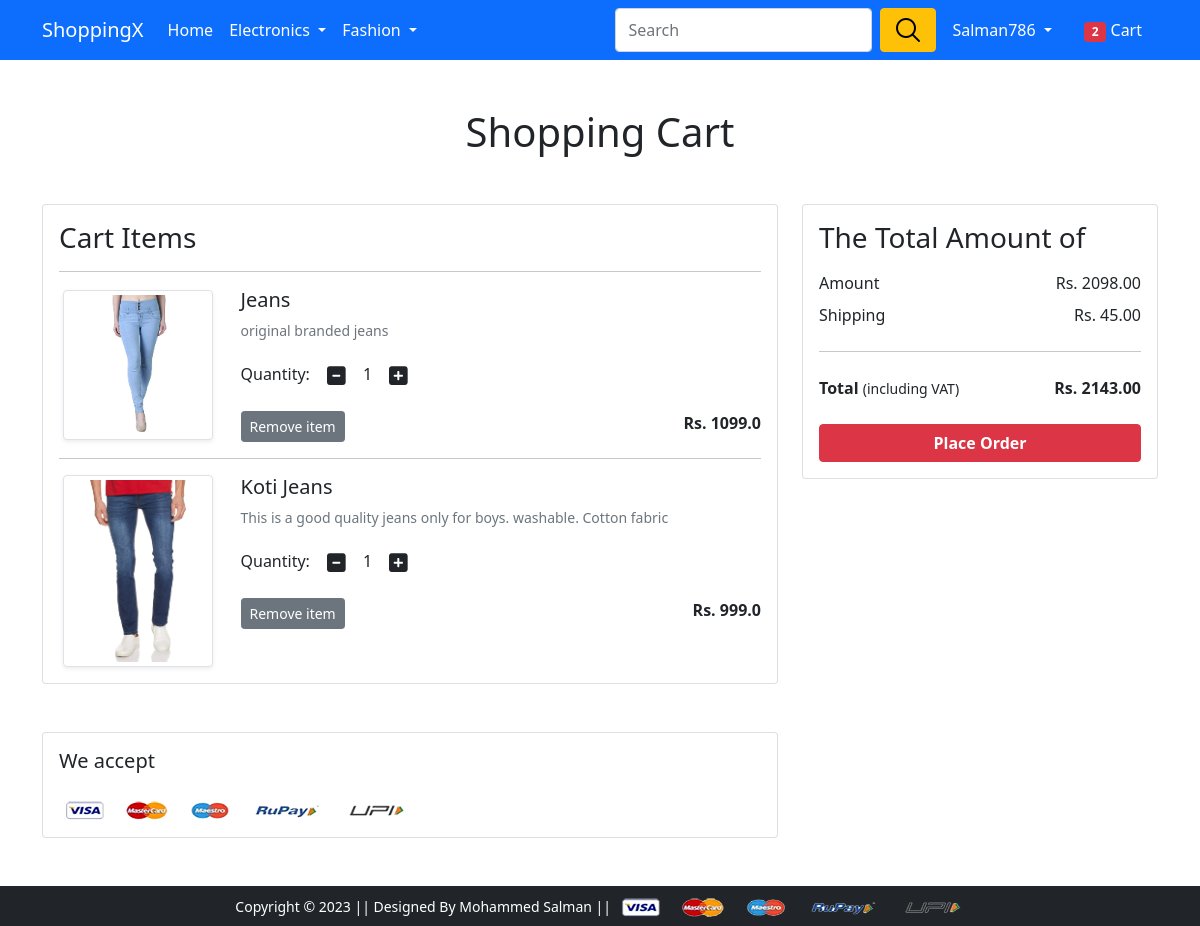
The page /cart/ (signed in) on the database its author committed.
### app/models.py (models this page shows, shortened)
class Cart(models.Model):
 user = models.ForeignKey(User, on_delete=models.CASCADE)
 product = models.ForeignKey(Product, on_delete=models.CASCADE)
 quantity = models.PositiveIntegerField(default=1)
 def __str__(self):
  return str(self.id)

class Product(models.Model):
 title = models.CharField(max_length=100)
 selling_price = models.FloatField()
 discounted_price = models.FloatField()
 description = models.TextField()
 brand = models.CharField(max_length=100)
 category = models.CharField( choices=CATEGORY_CHOICES, max_length=2)
 product_image = models.ImageField(upload_to='productimg')

### app/views.py (the view)
# urls.py: path('cart/', views.show_cart, name='showcart'),
@login_required
def show_cart(request):
	totalitem = 0
	if request.user.is_authenticated:
		totalitem = len(Cart.objects.filter(user=request.user))
		user = request.user
		cart = Cart.objects.filter(user=user)
		amount = 0.0
		shipping_amount = 45.0
		totalamount=0.0
		cart_product = [p for p in Cart.objects.all() if p.user == request.user]
		print(cart_product)
		if cart_product:
			for p in cart_product:
				tempamount = (p.quantity * p.product.discounted_price)
				amount += tempamount
			totalamount = amount+shipping_amount
			return render(request, 'app/addtocart.html', {'carts':cart, 'amount':amount, 'totalamount':totalamount, 'totalitem':totalitem})
		else:
			return render(request, 'app/emptycart.html', {'totalitem':totalitem})
	else:
		return render(request, 'app/emptycart.html', {'totalitem':totalitem})

### app/templates/app/addtocart.html (shortened to what this page needs)
{% extends 'app/base.html' %}
{% load static %}
{% block main-content %}
<div class="container my-5">
 <div class="row">
  <h1 class="text-center mb-5">Shopping Cart</h1>
  <div class="col-sm-8">
  <div class="card">
   <div class="card-body">
    <h3>Cart Items</h3>
    {% for cart in carts %}
    <hr>
    <div class="row">
     <div class="col-sm-3 text-center align-self-center"><img src="{{cart.product.product_image.url}}" alt="" srcset="" class="img-fluid img-thumbnail shadow-sm" height="150" width="150"> </div>
     <div class="col-sm-9">
      <div>
       <h5>{{cart.product.title}}</h5>
       <p class="mb-2 text-muted small">{{cart.product.description}}</p>
       <div class="my-3">
        <label for="quantity">Quantity:</label>
        <a class="minus-cart btn" pid="{{cart.product.id}}"><i class="fas fa-minus-square fa-lg"></i></a>
          <span id="quantity">{{cart.quantity}}</span>
        <a class="plus-cart btn" pid="{{cart.product.id}}"><i class="fas fa-plus-square fa-lg"></i></a>
       </div>
       <div class="d-flex justify-content-between">
        <a class="btn btn-sm btn-secondary mr-3 remove-cart" pid={{cart.product.id}}>Remove item </a>
        <p class="mb-0"><span><strong>Rs. {{cart.product.discounted_price}}</strong></span></p>
       </div>
      </div>
     </div>
    </div>
    {% endfor %}
   </div>
   </div>
  </div>
  <div class="col-sm-4">
   <div class="card">
    <div class="card-body">
      <h3>The Total Amount of</h3>
      <ul class="list-group">
       <li class="list-group-item d-flex justify-content-between align-items-center border-0 px-0 pb-0">Amount<span>Rs. <span id="amount">{{amount|floatformat:2}}</span> </span></li>
       <li class="list-group-item d-flex justify-content-between align-items-center border-0 px-0">Shipping<span>Rs. 45.00</span></li>
       <hr>
       <li class="list-group-item d-flex justify-content-between align-items-center border-0 px-0 mb-3">
        <div>
           <strong>Total</strong> <small>(including VAT)</small>
         </div>
         <span><strong>Rs. </strong><strong id="totalamount"> {{totalamount|floatformat:2}}</strong></span>
       </li>
      </ul>
      <div class="d-grid"><a href="{% url 'checkout' %}" class="btn btn-danger fw-bold">Place Order</a></div>
    </div>
   </div>
  </div>
 </div>
</div>
<div class="container">
 <div class="row">
  <div class="col-sm-8">
   <div class="card">
    <div class="card-body">
      <h5 class="mb-4">We accept</h5>
      <img src="{% static 'app/images/payment.png' %}" alt="" class="img-fluid">
    </div>
  </div>
  </div>
 </div>
</div>
{% endblock main-content %}

### app/templates/app/base.html (shortened to what this page needs)
<!doctype html>
{% load static %}
<html lang="en">
  <head>
    <link href="https://cdn.jsdelivr.net/npm/bootstrap@5.0.0-beta1/dist/css/bootstrap.min.css" rel="stylesheet">
    <link rel="stylesheet" href="{% static 'app/css/owl.carousel.min.css' %}">
    <link rel="stylesheet" href="{% static 'app/css/all.min.css' %}">
    <link rel="stylesheet" href="{% static 'app/css/style.css' %}">
  </head>
  <body >
    <nav class="navbar navbar-expand-lg navbar-dark bg-primary">
     <div class="container">
       <a class="navbar-brand" href="/">ShoppingX</a>
       <div class="collapse navbar-collapse" id="navbarSupportedContent">
         <ul class="navbar-nav me-auto mb-2 mb-lg-0">
           <li class="nav-item">
             <a class="nav-link active" aria-current="page" href="/">Home</a>
           </li>
           <li class="nav-item dropdown">
             <a class="nav-link dropdown-toggle text-white" href="#" id="electronicsDropdown" role="button" data-bs-toggle="dropdown" aria-expanded="false">
               Electronics
             </a>
           </li>
           <li class="nav-item dropdown">
             <a class="nav-link dropdown-toggle text-white" href="#" id="fashionDropdown" role="button" data-bs-toggle="dropdown" aria-expanded="false">
               Fashion
             </a>
           </li>
         </ul>
         <form class="d-flex">
           <input class="form-control me-2" type="search" placeholder="Search" aria-label="Search">
           <button class="btn btn-warning" type="submit"><img></button>
         </form>
         <div>
          <ul class="navbar-nav me-auto mb-2 mb-lg-0">
          {% if request.user.is_authenticated %}
           <li class="nav-item dropdown mx-2">
              <a class="nav-link dropdown-toggle text-white" href="#" id="profileDropdown" role="button" data-bs-toggle="dropdown" aria-expanded="false">
                {{request.user.username|capfirst}}
              </a>
            </li>
            <li class="nav-item mx-2">
              <a href="{% url 'showcart' %}" class="nav-link text-white"><span class="badge bg-danger">{{totalitem}}</span> Cart </a>
            </li>
            {% endif %}
          </ul>
         </div>
       </div>
     </div>
    </nav>
    {% block main-content %} {% endblock main-content %}
    <footer class="container-fluid bg-dark text-center p-2 mt-5">
        <small class="text-white">Copyright &copy; 2023 || Designed By Mohammed Salman || </small>
        <img src="{% static 'app/images/payment.png' %}" alt="" srcset="" class="img-fluid" height="2px">
    </footer>
  </body>
</html>

### rows shown on the page
Cart: product.product_image (picture), product "Jeans", product.description "original branded jeans", quantity "1", product.discounted_price "1099.0"
Cart: product.product_image (picture), product "Koti Jeans", product.description "This is a good quality jeans only for boys. washable. Cotton fabric", quantity "1", product.discounted_price "999.0"

### other values the page prints
{{ request.user.username|capfirst }} "Salman786"
{{ totalitem }} "2"
{{ amount|floatformat:2 }} "2098.00"
{{ totalamount|floatformat:2 }} "2143.00"
